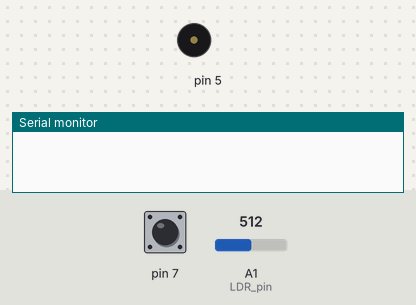
This sketch was run on a simulated Arduino Uno, built with avr-gcc and run on an emulated ATmega328P. Shown: buzzer (waves = sounding), the last lines printed to the serial monitor. The inputs (shaded band) are chosen by the test bench; at power-on: A1 (LDR_pin) = 512, pin 7 HIGH.

Above: at 1.2 s.
1.3 s: A1 (LDR_pin) set to 262
4.3 s: A1 (LDR_pin) set to 239
5.8 s: A1 (LDR_pin) set to 260
At 8.6 s:
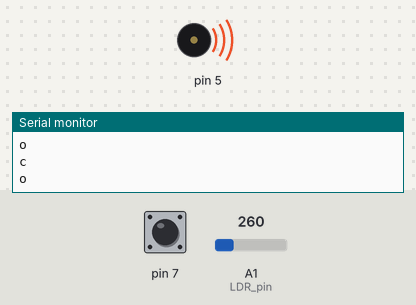
Timing chart, 0 to 10.3 s (numbered marks = the images above; inputs shaded):
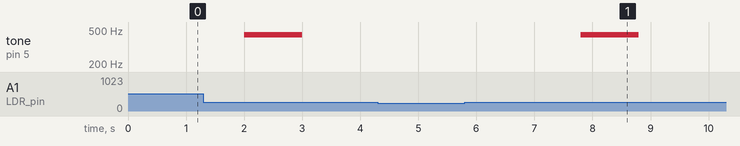

Measured:
- after the input at 5.8 s, tone on pin 5: silent → 440 Hz after 2.0 s, → silent 1.0 s later

The sketch:

sketch_dec11a.ino
```cpp
#include <SoftwareSerial.h>
SoftwareSerial XBee(0, 1); //RX, TX
int LDR_pin = 1;
int lightSensorVal = 0;
int lightThreshold = 250;
boolean boxClosed = true;
unsigned long verificationTime = 0;

void setup() {
  // put your setup code here, to run once:
  Serial.begin(9600);

  // button
  pinMode(7, INPUT);
  digitalWrite(7, HIGH);
}

void loop() {
  // put your main code here, to run repeatedly:
   lightSensorVal = analogRead(LDR_pin);
   if (boxClosed && (lightSensorVal > lightThreshold)) {
      // oh noo, someone opened the cookie box!
      boxClosed = false;
      // 2 seconds time to disarm alarm system
      verificationTime = millis() + 2000;
   }

   if (verificationTime > 0 && millis() > verificationTime) {
      // alarm system has not been disarmed within 2 seconds
      Serial.println("o");
      verificationTime = 0;
      // buzzer plays 1 seconds 440 Hz tone
      digitalWrite(5, HIGH);
      tone(5, 440, 1000);
    }

   if (!boxClosed && (lightSensorVal < lightThreshold)) {
      // box has been closed
      boxClosed = true;
      Serial.println("c");
      digitalWrite(5, LOW);
      verificationTime = 0;
    }

    if (0 == digitalRead(7)) {
      // button
      verificationTime = 0;
      }
}
```
